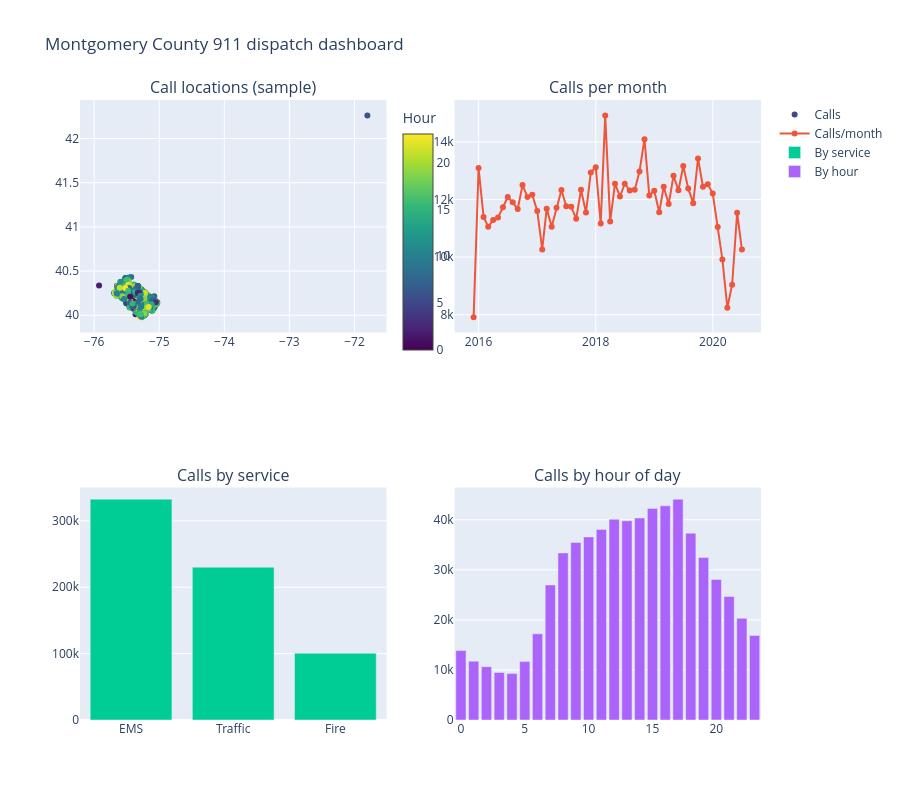

Notebook source saved alongside this figure:
### Markdown cell above
# 5. MULTI-PANEL DASHBOARD

### Code cell
# WHAT: Assemble map-scatter, monthly trend, category bars, and hour-of-day histogram into one 2x2 dashboard.
# WHY: Dashboards put related views side by side so a reader can cross-check patterns on one screen.

print("\n5. Multi Panel Dashboard")
print("-" * 70)
fig = make_subplots(
    rows=2, cols=2,
    subplot_titles=('Call locations (sample)', 'Calls per month',
                    'Calls by service', 'Calls by hour of day'),
    specs=[[{"secondary_y": False}, {"secondary_y": False}],
           [{"secondary_y": False}, {"type": "histogram"}]]
)
# Scatter: where
fig.add_trace(
    go.Scatter(x=df['lng'], y=df['lat'], mode='markers',
               marker=dict(color=df['hour'], colorscale='Viridis', size=6,
                           colorbar=dict(title='Hour', x=0.46, len=0.42, y=0.79)),
               name='Calls', text=df['twp']),
    row=1, col=1
)
# Line: when (monthly, all calls)
total_monthly = monthly.groupby('month', as_index=False)['calls'].sum()
fig.add_trace(
    go.Scatter(x=total_monthly['month'], y=total_monthly['calls'],
               mode='lines+markers', name='Calls/month'),
    row=1, col=2
)
# Bar: what
fig.add_trace(
    go.Bar(x=category_counts['category'], y=category_counts['calls'], name='By service'),
    row=2, col=1
)
# Bar: what hour. NOTE we count the 24 hours ourselves instead of sending
# go.Histogram all 663,522 raw values to the browser - the picture is identical
# and the page stays small. This is the "aggregate before you plot" rule from
# the static figure at the top of the notebook, applied.
hour_counts = calls['hour'].value_counts().sort_index()
fig.add_trace(
    go.Bar(x=hour_counts.index, y=hour_counts.values, name='By hour'),
    row=2, col=2
)
fig.update_layout(
    height=800, title_text="Montgomery County 911 dispatch dashboard",
    showlegend=True
)
fig.write_html('14_interactive_dashboard.html')
fig.show()   # render it here in the notebook, not only in the saved file
print("✓ Interactive dashboard saved")

busiest_hour = int(calls['hour'].value_counts().idxmax())
print(f"  Busiest hour of the day in the real log: {busiest_hour:02d}:00 "
      f"({calls['hour'].value_counts().max():,} calls)")

### Figure 1 — Plotly figure (JSON) as saved in the notebook; plotly's stock layout.template omitted (floating-point values rounded to 4 significant figures; data arrays with more than 128 entries replaced by an {"elided": "..."} marker saying what was removed)
{"data": [{"marker": {"color": {"elided": "2000 int values"}, "colorbar": {"len": 0.42, "title": {"text": "Hour"}, "x": 0.46, "y": 0.79}, "colorscale": [[0.0, "#440154"], [0.1111, "#482878"], [0.2222, "#3e4989"], [0.3333, "#31688e"], [0.4444, "#26828e"], [0.5556, "#1f9e89"], [0.6667, "#35b779"], [0.7778, "#6ece58"], [0.8889, "#b5de2b"], [1.0, "#fde725"]], "size": 6}, "mode": "markers", "name": "Calls", "text": {"elided": "2000 str values"}, "type": "scatter", "x": {"elided": "2000 float values"}, "xaxis": "x", "y": {"elided": "2000 float values"}, "yaxis": "y"}, {"mode": "lines+markers", "name": "Calls/month", "type": "scatter", "x": ["2015-12-01T00:00:00.000000000", "2016-01-01T00:00:00.000000000", "2016-02-01T00:00:00.000000000", "2016-03-01T00:00:00.000000000", "2016-04-01T00:00:00.000000000", "2016-05-01T00:00:00.000000000", "2016-06-01T00:00:00.000000000", "2016-07-01T00:00:00.000000000", "2016-08-01T00:00:00.000000000", "2016-09-01T00:00:00.000000000", "2016-10-01T00:00:00.000000000", "2016-11-01T00:00:00.000000000", "2016-12-01T00:00:00.000000000", "2017-01-01T00:00:00.000000000", "2017-02-01T00:00:00.000000000", "2017-03-01T00:00:00.000000000", "2017-04-01T00:00:00.000000000", "2017-05-01T00:00:00.000000000", "2017-06-01T00:00:00.000000000", "2017-07-01T00:00:00.000000000", "2017-08-01T00:00:00.000000000", "2017-09-01T00:00:00.000000000", "2017-10-01T00:00:00.000000000", "2017-11-01T00:00:00.000000000", "2017-12-01T00:00:00.000000000", "2018-01-01T00:00:00.000000000", "2018-02-01T00:00:00.000000000", "2018-03-01T00:00:00.000000000", "2018-04-01T00:00:00.000000000", "2018-05-01T00:00:00.000000000", "2018-06-01T00:00:00.000000000", "2018-07-01T00:00:00.000000000", "2018-08-01T00:00:00.000000000", "2018-09-01T00:00:00.000000000", "2018-10-01T00:00:00.000000000", "2018-11-01T00:00:00.000000000", "2018-12-01T00:00:00.000000000", "2019-01-01T00:00:00.000000000", "2019-02-01T00:00:00.000000000", "2019-03-01T00:00:00.000000000", "2019-04-01T00:00:00.000000000", "2019-05-01T00:00:00.000000000", "2019-06-01T00:00:00.000000000", "2019-07-01T00:00:00.000000000", "2019-08-01T00:00:00.000000000", "2019-09-01T00:00:00.000000000", "2019-10-01T00:00:00.000000000", "2019-11-01T00:00:00.000000000", "2019-12-01T00:00:00.000000000", "2020-01-01T00:00:00.000000000", "2020-02-01T00:00:00.000000000", "2020-03-01T00:00:00.000000000", "2020-04-01T00:00:00.000000000", "2020-05-01T00:00:00.000000000", "2020-06-01T00:00:00.000000000", "2020-07-01T00:00:00.000000000"], "xaxis": "x2", "y": [7916, 13096, 11396, 11059, 11287, 11374, 11732, 12088, 11904, 11669, 12502, 12091, 12162, 11605, 10267, 11684, 11056, 11719, 12333, 11768, 11753, 11332, 12337, 11548, 12941, 13123, 11165, 14923, 11240, 12551, 12106, 12549, 12315, 12338, 12976, 14097, 12144, 12304, 11556, 12441, 11845, 12823, 12322, 13166, 12387, 11874, 13425, 12446, 12529, 12208, 11043, 9920, 8243, 9042, 11541, 10261], "yaxis": "y2"}, {"name": "By service", "type": "bar", "x": ["EMS", "Traffic", "Fire"], "xaxis": "x3", "y": [332692, 230208, 100622], "yaxis": "y3"}, {"name": "By hour", "type": "bar", "x": [0, 1, 2, 3, 4, 5, 6, 7, 8, 9, 10, 11, 12, 13, 14, 15, 16, 17, 18, 19, 20, 21, 22, 23], "xaxis": "x4", "y": [13863, 11751, 10653, 9488, 9265, 11676, 17219, 26971, 33380, 35477, 36577, 38076, 40097, 39797, 40346, 42263, 42797, 44119, 37322, 32442, 28079, 24659, 20313, 16892], "yaxis": "y4"}], "layout": {"annotations": [{"font": {"size": 16}, "showarrow": false, "text": "Call locations (sample)", "x": 0.225, "xanchor": "center", "xref": "paper", "y": 1.0, "yanchor": "bottom", "yref": "paper"}, {"font": {"size": 16}, "showarrow": false, "text": "Calls per month", "x": 0.775, "xanchor": "center", "xref": "paper", "y": 1.0, "yanchor": "bottom", "yref": "paper"}, {"font": {"size": 16}, "showarrow": false, "text": "Calls by service", "x": 0.225, "xanchor": "center", "xref": "paper", "y": 0.375, "yanchor": "bottom", "yref": "paper"}, {"font": {"size": 16}, "showarrow": false, "text": "Calls by hour of day", "x": 0.775, "xanchor": "center", "xref": "paper", "y": 0.375, "yanchor": "bottom", "yref": "paper"}], "height": 800, "showlegend": true, "title": {"text": "Montgomery County 911 dispatch dashboard"}, "xaxis": {"anchor": "y", "domain": [0.0, 0.45]}, "xaxis2": {"anchor": "y2", "domain": [0.55, 1.0]}, "xaxis3": {"anchor": "y3", "domain": [0.0, 0.45]}, "xaxis4": {"anchor": "y4", "domain": [0.55, 1.0]}, "yaxis": {"anchor": "x", "domain": [0.625, 1.0]}, "yaxis2": {"anchor": "x2", "domain": [0.625, 1.0]}, "yaxis3": {"anchor": "x3", "domain": [0.0, 0.375]}, "yaxis4": {"anchor": "x4", "domain": [0.0, 0.375]}}}
